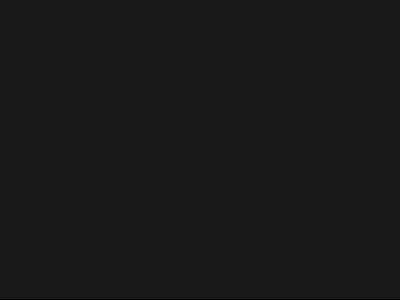
Frame 1 (no input)
Frame 2 (the mouse pressed at the canvas centre, redrawn once): identical to frame 1, image omitted

The p5.js sketch that drew this single still picture (run headless with seeded random() and noise() and a simulated clock; the mouse was pressed at the canvas centre and the sketch redrawn once):

// p5.js sketch
// ── sketch.js
let scanlines = [];
let interferenceBursts = [];

function setup() {
  createCanvas(400, 300);
  pixelDensity(1);

  // Initialize scanlines
  for (let y = 0; y < height; y += 2) {
    scanlines.push(y);
  }

  noLoop();
  frameRate(30);
}

function draw() {
  background(0);

  // Draw scanlines
  stroke(50, 50, 50);
  strokeWeight(1);
  for (let y of scanlines) {
    line(0, y, width, y);
  }

  // Add interference bursts occasionally
  if (frameCount % 30 === 0) {
    interferenceBursts.push({
      x: random(width),
      y: random(height),
      size: random(20, 60),
      duration: random(10, 30)
    });
  }

  // Update and draw bursts
  for (let i = interferenceBursts.length - 1; i >= 0; i--) {
    let burst = interferenceBursts[i];
    burst.duration--;
    
    if (burst.duration <= 0) {
      interferenceBursts.splice(i, 1);
      continue;
    }

    // Distort scanlines around the burst
    for (let y of scanlines) {
      let d = dist(burst.x, burst.y, width/2, y);
      if (d < burst.size) {
        let angle = atan2(y - burst.y, width/2 - burst.x);
        let force = map(d, 0, burst.size, 10, 0);
        let offsetX = cos(angle) * force;
        let offsetY = sin(angle) * force;

        // Draw distorted scanline segment
        stroke(255, 255, 255, 100);
        strokeWeight(1);
        line(0 + offsetX, y + offsetY, width + offsetX, y + offsetY);
      }
    }

    // Draw a glowing burst effect
    noStroke();
    fill(255, 255, 255, 30);
    ellipse(burst.x, burst.y, burst.size * 2);
  }

  // Occasionally jitter the whole view
  if (frameCount % 100 === 0) {
    translate(random(-2, 2), random(-2, 2));
  }
}
